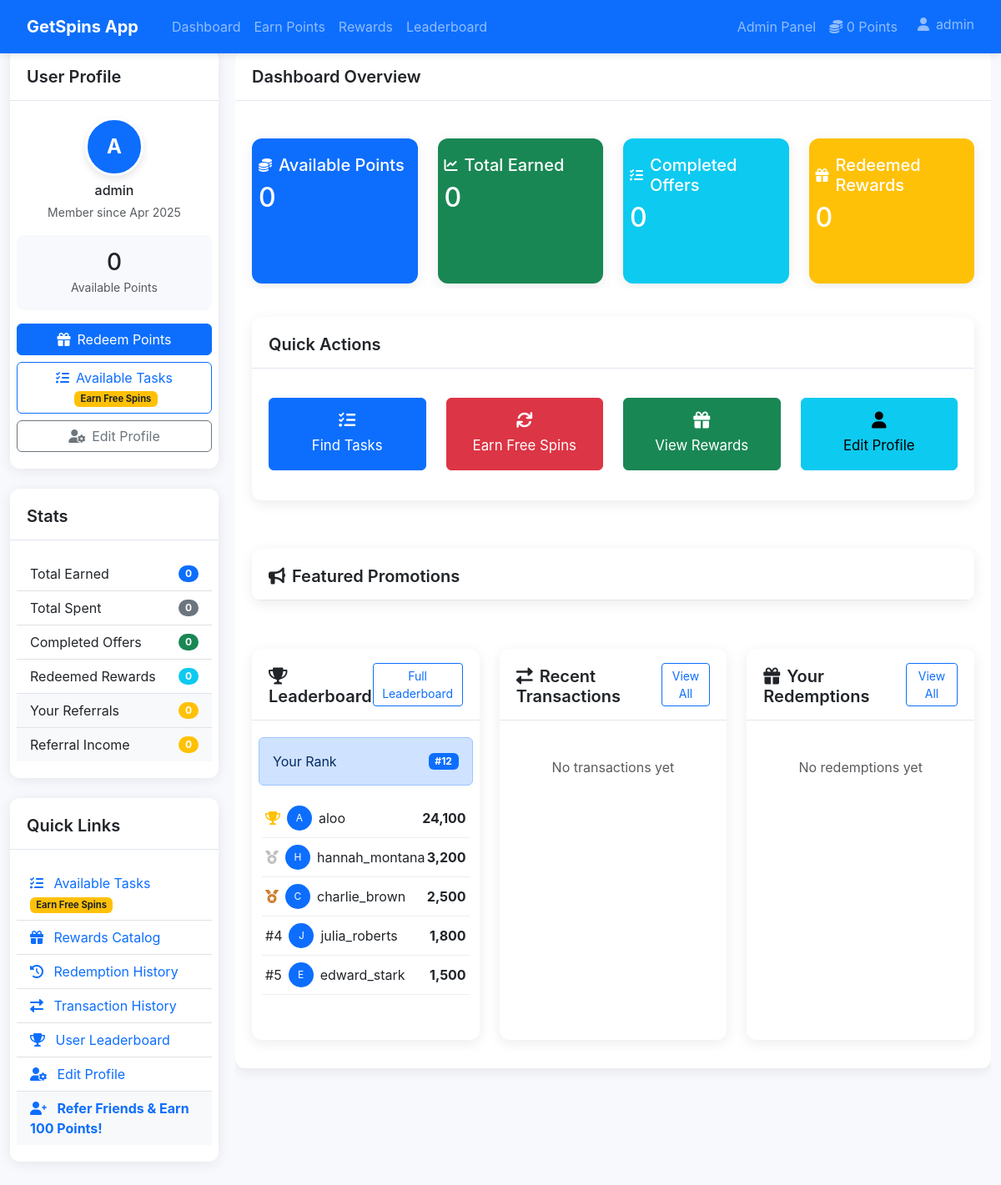
The app's page /dashboard (signed in) with its own data.
### tables this page shows
CREATE TABLE settings (setting_key TEXT PRIMARY KEY, setting_value TEXT);

CREATE TABLE users (
            id INTEGER PRIMARY KEY AUTOINCREMENT,
            username TEXT NOT NULL UNIQUE,
            email TEXT NOT NULL UNIQUE,
            password TEXT NOT NULL,
            points INTEGER NOT NULL DEFAULT 0,
            is_admin INTEGER NOT NULL DEFAULT 0,
            created_at TIMESTAMP DEFAULT CURRENT_TIMESTAMP,
            updated_at TIMESTAMP DEFAULT CURRENT_TIMESTAMP
        , referral_code TEXT, referred_by INTEGER, is_blocked INTEGER DEFAULT 0 NOT NULL);

### dashboard.php (the view, shortened to what the rows shown need)
<?php
require_once 'includes/auth.php';
require_once 'includes/functions.php';
include 'includes/header.php';
?>
<div class="dashboard-container">
    <div class="dashboard-sidebar d-none d-lg-block">
        <?php include 'includes/sidebar.php'; ?>
    </div>
    <div class="dashboard-content w-100">
        <div class="card">
            <div class="card-body">
                    <div class="row mb-4">
                        <div class="col-6 col-md-6 col-lg-3 mb-3">
                            <div class="card bg-primary text-white h-100 dashboard-stat-card">
                                <div class="card-body">
                                    <div class="d-flex align-items-center mb-2">
                                        <i class="fas fa-coins stat-icon me-2"></i>
                                        <h5 class="card-title mb-0">Available Points</h5>
                                    </div>
                                    <h2 class="mb-0 stat-value"><?php echo formatPoints($current_user['points']); ?></h2>
                                </div>
                            </div>
                        </div>
                        <div class="col-6 col-md-6 col-lg-3 mb-3">
                            <div class="card bg-success text-white h-100 dashboard-stat-card">
                                <div class="card-body">
                                    <div class="d-flex align-items-center mb-2">
                                        <i class="fas fa-chart-line stat-icon me-2"></i>
                                        <h5 class="card-title mb-0">Total Earned</h5>
                                    </div>
                                    <h2 class="mb-0 stat-value"><?php echo formatPoints($stats['total_earned']); ?></h2>
                                </div>
                            </div>
                        </div>
                        <div class="col-6 col-md-6 col-lg-3 mb-3">
                            <div class="card bg-info text-white h-100 dashboard-stat-card">
                                <div class="card-body">
                                    <h2 class="mb-0 stat-value"><?php echo $stats['completed_offers']; ?></h2>
                                </div>
                            </div>
                        </div>
                        <div class="col-6 col-md-6 col-lg-3 mb-3">
                            <div class="card bg-warning text-white h-100 dashboard-stat-card">
                                <div class="card-body">
                                    <h2 class="mb-0 stat-value"><?php echo $stats['redeemed_rewards']; ?></h2>
                                </div>
                            </div>
                        </div>
                    </div>
                </div>
            </div>
        </div>
    </div>
</div>
<?php include 'includes/dashboard_footer.php'; ?>

### includes/header.php (shortened to what the rows shown need)
<?php
require_once 'includes/auth.php';
require_once 'includes/functions.php';
require_once 'includes/db.php';
$auth = new Auth();
$current_user = $auth->getUser();
$current_page = basename($_SERVER['PHP_SELF']);
$request_uri = $_SERVER['REQUEST_URI'];
$request_path = parse_url($request_uri, PHP_URL_PATH);
$request_path = trim($request_path, '/');
$is_public_page = !$auth->isLoggedIn() ||
                  in_array($current_page, ['index.php', 'login.php', 'register.php']) ||
                  in_array($request_path, ['', 'index', 'login', 'register']);
$app_name = getSetting('app_name', APP_NAME);
$app_logo = getSetting('app_logo', '');
?>
<!DOCTYPE html>
<html lang="en">
<head>
    <link href="https://cdn.jsdelivr.net/npm/bootstrap@5.3.0-alpha1/dist/css/bootstrap.min.css" rel="stylesheet">
    <link href="https://cdnjs.cloudflare.com/ajax/libs/font-awesome/6.0.0/css/all.min.css" rel="stylesheet">
    <link href="/assets/css/style.css" rel="stylesheet">
    <link href="/assets/css/new-promo-slider.css" rel="stylesheet">
</head>
<?php
$current_page_name = basename($_SERVER['PHP_SELF'], '.php');
$body_class = '';
if ($current_page_name === 'dashboard') {
    $body_class = 'dashboard-page';
} elseif ($current_page_name === 'tasks') {
    $body_class = 'tasks-page';
} elseif ($current_page_name === 'rewards') {
    $body_class = 'rewards-page';
} elseif ($current_page_name === 'referrals') {
    $body_class = 'referrals-page';
} elseif ($current_page_name === 'leaderboard') {
    $body_class = 'leaderboard-page';
} elseif ($current_page_name === 'profile') {
    $body_class = 'profile-page';
}
?>
<body class="<?php echo $body_class; ?>">
    <nav class="navbar navbar-expand-lg navbar-dark bg-primary fixed-header">
        <div class="container px-3">
            <a class="navbar-brand" href="/">
                <?php if ($is_public_page && !empty($app_logo)): ?>
                <img src="<?php echo $app_logo; ?>" alt="<?php echo htmlspecialchars($app_name); ?>" height="30" class="d-inline-block align-text-top">
                <?php else: ?>
                <?php echo htmlspecialchars($app_name); ?>
                <?php endif; ?>
            </a>
            <?php if ($auth->isLoggedIn()): ?>
            <div class="navbar-collapse" id="navbarNav">
                <ul class="navbar-nav me-auto">
                    <li class="nav-item">
                        <a class="nav-link" href="/dashboard">Dashboard</a>
                    </li>
                    <li class="nav-item">
                        <a class="nav-link" href="/tasks">Earn Points</a>
                    </li>
                    <li class="nav-item">
                        <a class="nav-link" href="/rewards">Rewards</a>
                    </li>
                    <li class="nav-item">
                        <a class="nav-link" href="/leaderboard">Leaderboard</a>
                    </li>
                </ul>
                <ul class="navbar-nav ms-auto">
                    <?php if ($auth->isAdmin()): ?>
                        <li class="nav-item">
                            <a class="nav-link" href="/admin/">Admin Panel</a>
                        </li>
                    <?php endif; ?>
                    <li class="nav-item">
                        <a class="nav-link" href="#">
                            <i class="fas fa-coins"></i> <?php echo formatPoints($current_user['points']); ?> Points
                        </a>
                    </li>
                    <li class="nav-item dropdown">
                        <a class="nav-link dropdown-toggle" href="#" id="navbarDropdown" role="button" data-bs-toggle="dropdown" aria-expanded="false">
                            <i class="fas fa-user"></i> <?php echo htmlspecialchars($current_user['username']); ?>
                        </a>
                    </li>
                </ul>
            </div>
            <?php endif; ?>
        </div>
    </nav>
    <div class="<?php
        if (($current_page === 'index.php' || $request_path === '' || $request_path === 'index') && !$auth->isLoggedIn()) {
            echo 'full-width-container';
        } else {
            echo $auth->isLoggedIn() ? 'container py-4 content-with-fixed-header' : 'container py-4';
        }
    ?>"><?php

### includes/sidebar.php (shortened to what the rows shown need)
<?php
require_once 'includes/auth.php';
require_once 'includes/functions.php';
$auth = new Auth();
$current_user = $auth->getUser();
$stats = getUserStats($current_user['id']);
?>
<div class="card mb-4 d-none d-md-block">
    <div class="card-body">
        <div class="text-center mb-3">
            <div class="avatar-placeholder bg-primary text-white rounded-circle mx-auto mb-2" style="width: 70px; height: 70px; font-size: 1.5rem;">
                <?php echo strtoupper(substr($current_user['username'], 0, 1)); ?>
            </div>
            <div>
                <h6 class="mb-1"><?php echo htmlspecialchars($current_user['username']); ?></h6>
                <small class="text-muted">Member since <?php echo date('M Y', strtotime($current_user['created_at'])); ?></small>
            </div>
        </div>
        <div class="points-display text-center mb-3">
            <h3 class="mb-0"><?php echo formatPoints($current_user['points']); ?></h3>
            <small class="text-muted">Available Points</small>
        </div>
    </div>
</div>
<div class="card mb-4">
    <div class="card-body">
        <ul class="list-group list-group-flush">
            <li class="list-group-item d-flex justify-content-between align-items-center">
                Total Earned
                <span class="badge bg-primary rounded-pill"><?php echo formatPoints($stats['total_earned']); ?></span>
            </li>
            <li class="list-group-item d-flex justify-content-between align-items-center">
                Total Spent
                <span class="badge bg-secondary rounded-pill"><?php echo formatPoints($stats['total_spent']); ?></span>
            </li>
            <li class="list-group-item d-flex justify-content-between align-items-center bg-light">
                Referral Income
                <span class="badge bg-warning rounded-pill"><?php echo formatPoints($stats['referral_income']); ?></span>
            </li>
        </ul>
    </div>
</div>

### records on screen
settings: setting_value "GetSpins App"
users: points "0", username "admin", username "A", created_at "Apr 2025"

### other values on screen
$stats['completed_offers'] "0"
$stats['redeemed_rewards'] "0"
$stats['total_referrals'] "0"
$user_rank['rank'] "12"
substr($user['username'], 0, 1) "A"
$user['username'] "aloo"
formatPoints($user['points']) "24,100"
substr($user['username'], 0, 1) "H"
$user['username'] "hannah_montana"
formatPoints($user['points']) "3,200"
substr($user['username'], 0, 1) "C"
$user['username'] "charlie_brown"
formatPoints($user['points']) "2,500"
$user['rank'] "4"
substr($user['username'], 0, 1) "J"
